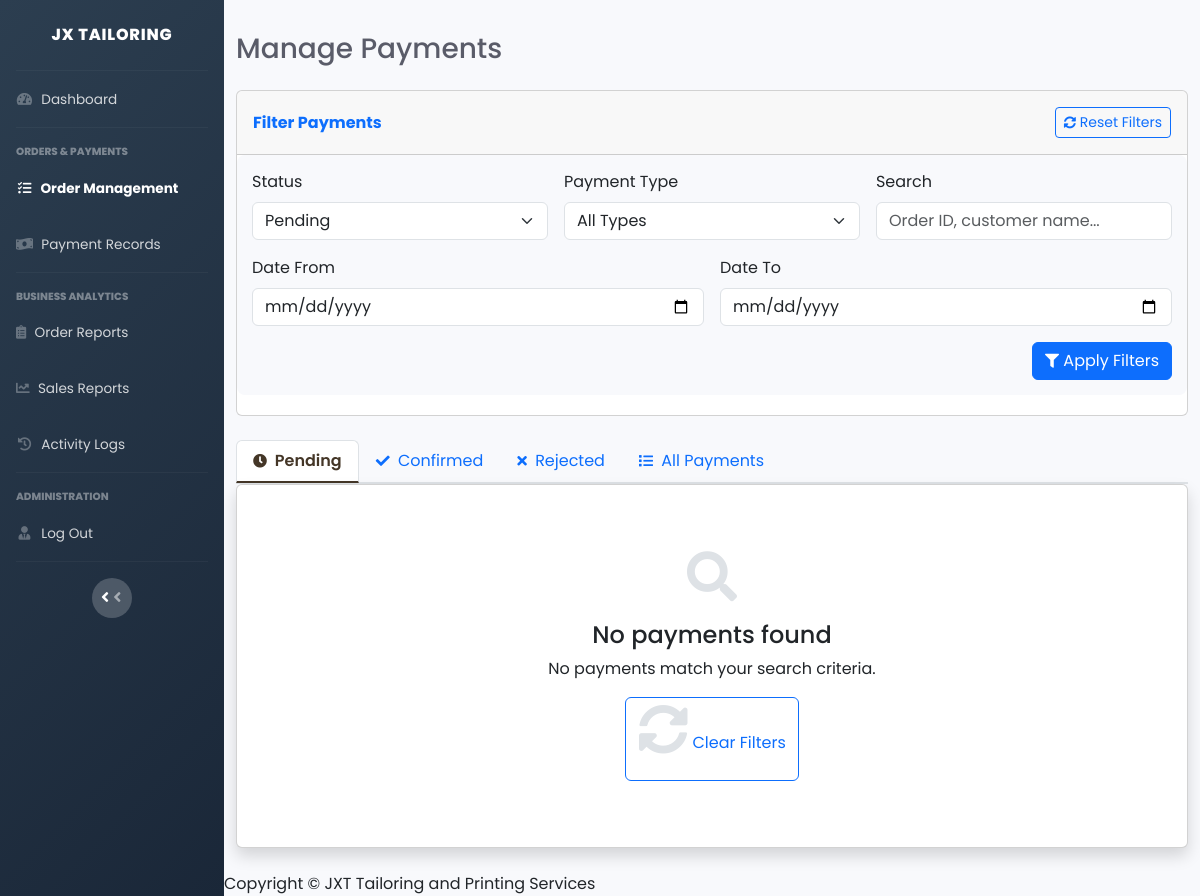
The app's page /manager/manage_orders.php (signed in), older data.
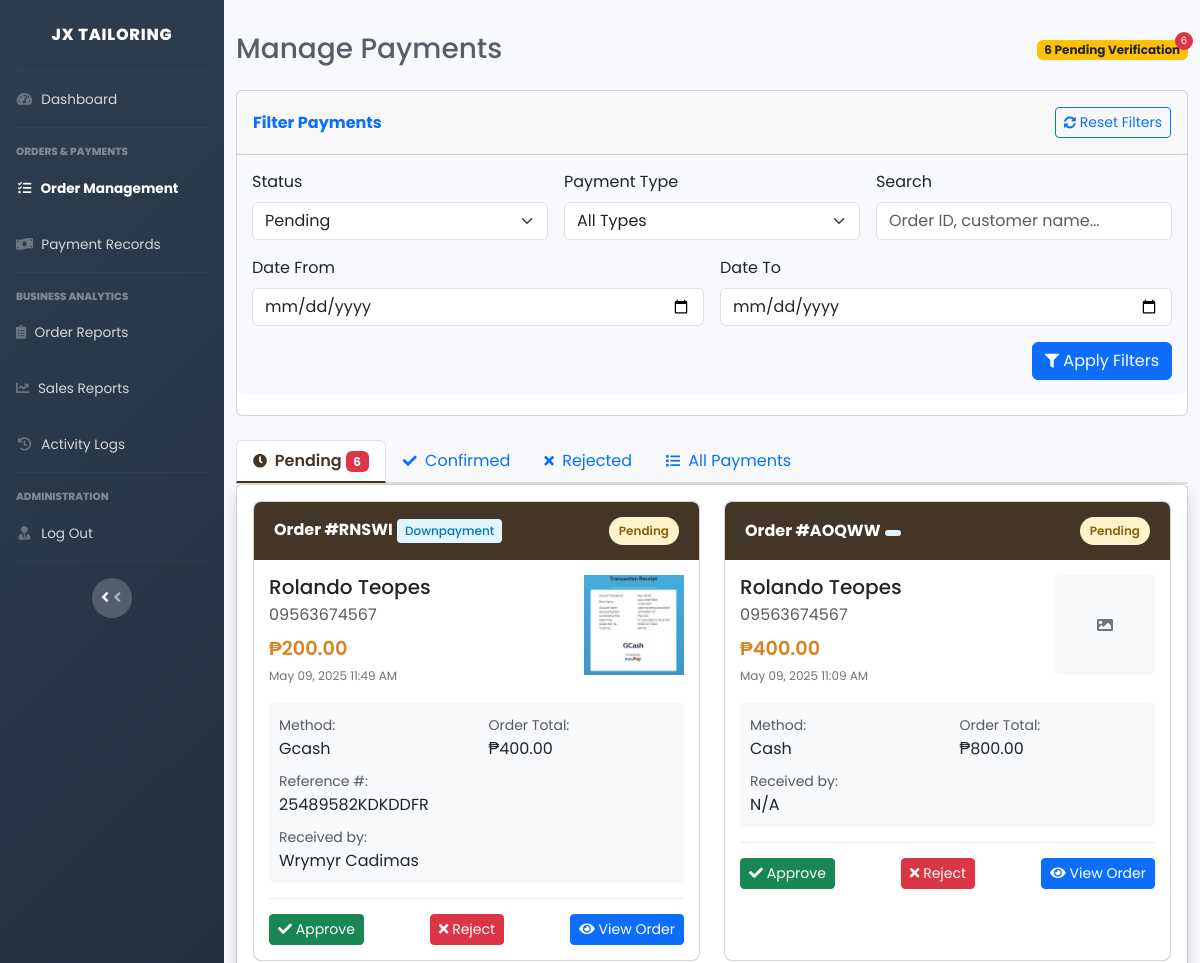
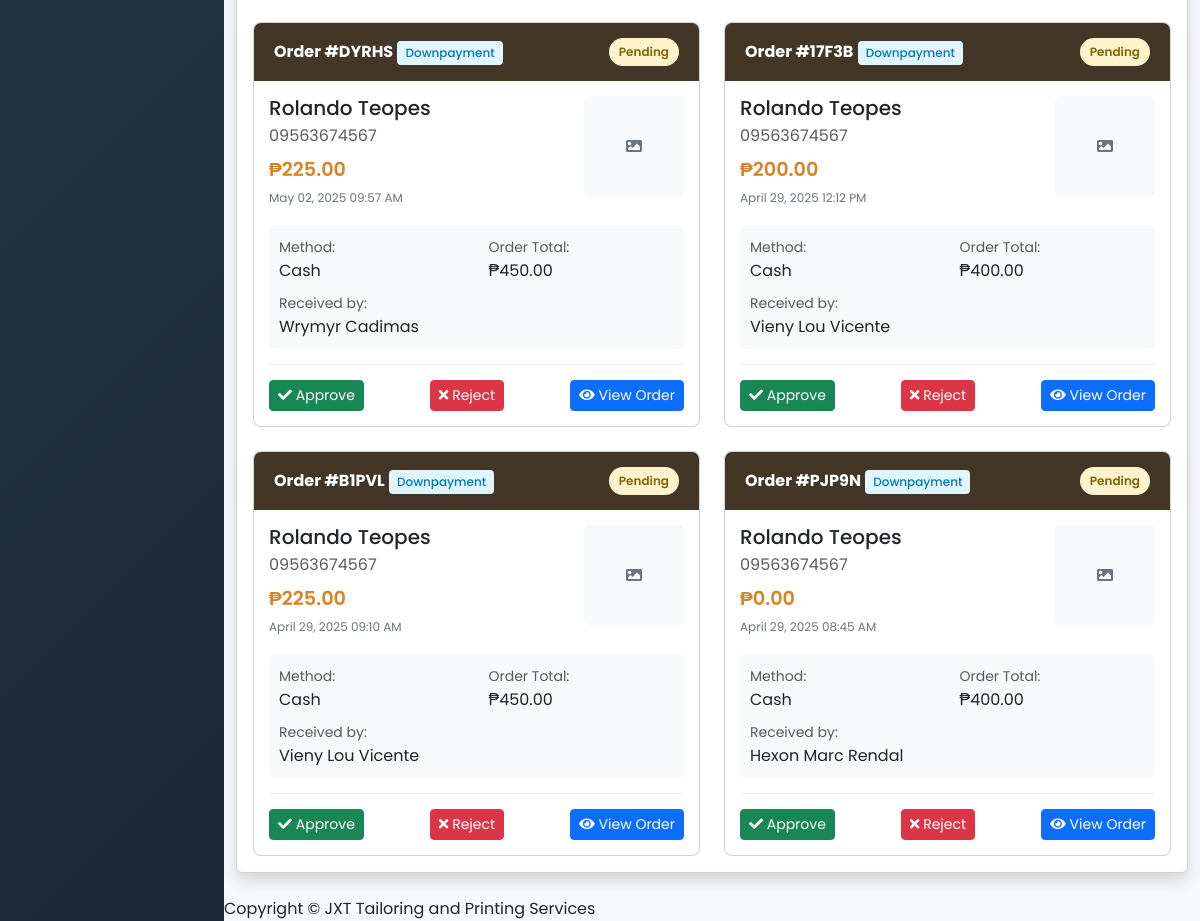
The same page, newer data (2 pictures, top to bottom).
### tables this page shows
CREATE TABLE `payments` (
  `payment_id` int(11) NOT NULL,
  `order_id` varchar(10) NOT NULL,
  `amount` decimal(10,2) NOT NULL,
  `payment_type` enum('downpayment','full_payment','balance') NOT NULL,
  `payment_method` enum('cash','gcash') NOT NULL,
  `transaction_reference` varchar(100) DEFAULT NULL,
  `received_by` int(11) DEFAULT NULL,
  `payment_date` timestamp NOT NULL DEFAULT current_timestamp(),
  `payment_status` enum('pending','under verification','confirmed','rejected') DEFAULT 'pending',
  `screenshot_path` varchar(255) DEFAULT NULL
);

CREATE TABLE `customers` (
  `customer_id` int(11) NOT NULL,
  `username` varchar(50) NOT NULL,
  `password` varchar(255) NOT NULL,
  `email` varchar(100) NOT NULL,
  `first_name` varchar(50) NOT NULL,
  `last_name` varchar(50) NOT NULL,
  `phone_number` varchar(20) DEFAULT NULL,
  `address` text DEFAULT NULL,
  `created_at` timestamp NOT NULL DEFAULT current_timestamp(),
  `updated_at` timestamp NOT NULL DEFAULT current_timestamp() ON UPDATE current_timestamp()
);

CREATE TABLE `orders` (
  `order_id` varchar(10) NOT NULL,
  `customer_id` int(11) NOT NULL,
  `order_type` enum('tailoring','sublimation') NOT NULL,
  `total_amount` decimal(10,2) NOT NULL,
  `downpayment_amount` decimal(10,2) NOT NULL,
  `payment_method` enum('cash','gcash') NOT NULL,
  `payment_status` enum('pending','downpayment_paid','fully_paid') DEFAULT 'pending',
  `order_status` enum('pending_approval','declined','approved','in_process','ready_for_pickup','completed') DEFAULT 'pending_approval',
  `staff_id` int(11) DEFAULT NULL,
  `manager_id` int(11) DEFAULT NULL,
  `notes` text DEFAULT NULL,
  `created_at` timestamp NOT NULL DEFAULT current_timestamp(),
  `updated_at` timestamp NOT NULL DEFAULT current_timestamp() ON UPDATE current_timestamp(),
  `screenshot_path` varchar(255) DEFAULT NULL,
  `status_history` text DEFAULT NULL
);

### manager/manage_orders.php (the view, shortened to what the rows shown need)
<?php
include '../db.php';
$filter_status = isset($_GET['status']) ? $_GET['status'] : 'pending';
$where_clauses = ["p.payment_status = ?"];
$params = [$filter_status];
$types = "s";
$where_str = implode(' AND ', $where_clauses);
$payments_per_page = 10;
$current_page = isset($_GET['page']) ? max(1, intval($_GET['page'])) : 1;
$offset = ($current_page - 1) * $payments_per_page;
$query = "SELECT p.*, o.total_amount, o.order_status, o.payment_status as order_payment_status,
          o.order_type, c.first_name, c.last_name, c.phone_number, c.email,
          CONCAT(u.first_name, ' ', u.last_name) as received_by_name,
          DATE_FORMAT(p.payment_date, '%M %d, %Y %h:%i %p') as formatted_date
          FROM payments p
          JOIN orders o ON p.order_id = o.order_id
          JOIN customers c ON o.customer_id = c.customer_id
          LEFT JOIN users u ON p.received_by = u.user_id
          WHERE $where_str
          ORDER BY p.payment_date DESC
          LIMIT ?, ?";
$params[] = $offset;
$params[] = $payments_per_page;
$types .= "ii";
$stmt = $conn->prepare($query);
$stmt->bind_param($types, ...$params);
$stmt->execute();
$result = $stmt->get_result();
$payments = $result->fetch_all(MYSQLI_ASSOC);
?>
<!DOCTYPE html>
<html lang="en">
<head>
    <link href="vendor/fontawesome-free/css/all.min.css" rel="stylesheet" type="text/css">
    <link href="css/sb-admin-2.min.css" rel="stylesheet">
    <link href="https://cdn.jsdelivr.net/npm/bootstrap@5.3.0/dist/css/bootstrap.min.css" rel="stylesheet">
    <link rel="stylesheet" href="https://cdn.jsdelivr.net/npm/sweetalert2@11.0.20/dist/sweetalert2.min.css">
</head>
<body id="page-top">
    <div id="wrapper">
        <div id="content-wrapper" class="d-flex flex-column">
            <div id="content">
                <div class="container-fluid">
                    <div class="d-sm-flex align-items-center justify-content-between mb-4">
                        <h1 class="h3 mb-0 text-gray-800">Manage Payments</h1>
                    </div>
                    <div class="card shadow mb-4">
                        <div class="card-body">
                            <?php if (count($payments) > 0): ?>
                                <div class="row row-cols-1 row-cols-md-2 g-4">
                                    <?php foreach ($payments as $payment): ?>
                                        <?php
                                            $paymentStatusClass = 'status-pending';
                                            $paymentTypeClass = 'type-downpayment';
                                        ?>
                                        <div class="col">
                                            <div class="card payment-card h-100">
                                                <div class="card-header-custom d-flex justify-content-between align-items-center">
                                                    <div>
                                                        <span class="fw-bold">Order #<?= htmlspecialchars($payment['order_id']) ?></span>
                                                        <span class="payment-type <?= $paymentTypeClass ?>">
                                                            <?= ucfirst(str_replace('_', ' ', $payment['payment_type'])) ?>
                                                        </span>
                                                    </div>
                                                    <span class="payment-status <?= $paymentStatusClass ?>">
                                                        <?= ucfirst($payment['payment_status']) ?>
                                                    </span>
                                                </div>
                                                <div class="payment-details">
                                                    <div class="d-flex justify-content-between align-items-start">
                                                        <div>
                                                            <h5 class="card-title mb-1"><?= htmlspecialchars($payment['first_name'] . ' ' . $payment['last_name']) ?></h5>
                                                            <p class="card-text text-muted mb-2"><?= htmlspecialchars($payment['phone_number']) ?></p>
                                                            <div class="payment-amount">₱<?= number_format($payment['amount'], 2) ?></div>
                                                            <small class="payment-date"><?= $payment['formatted_date'] ?></small>
                                                        </div>
                                                        <div>
                                                            <?php if (!empty($payment['screenshot_path']) && file_exists($payment['screenshot_path'])): ?>
                                                                <img src="<?= htmlspecialchars($payment['screenshot_path']) ?>"
                                                                     class="thumbnail-img"
                                                                     alt="Payment screenshot"
                                                                     data-bs-toggle="modal"
                                                                     data-bs-target="#imageModal"
                                                                     data-src="<?= htmlspecialchars($payment['screenshot_path']) ?>">
                                                            <?php else: ?>
                                                                <div class="placeholder-img">
                                                                    <i class="fas fa-image"></i>
                                                                </div>
                                                            <?php endif; ?>
                                                        </div>
                                                    </div>
                                                    <div class="order-info mt-3">
                                                        <div class="row">
                                                            <div class="col-6">
                                                                <small class="text-muted">Method:</small>
                                                                <div><?= ucfirst($payment['payment_method']) ?></div>
                                                            </div>
                                                            <div class="col-6">
                                                                <small class="text-muted">Order Total:</small>
                                                                <div>₱<?= number_format($payment['total_amount'], 2) ?></div>
                                                            </div>
                                                        </div>
                                                        <?php if (!empty($payment['transaction_reference'])): ?>
                                                        <div class="mt-2">
                                                            <small class="text-muted">Reference #:</small>
                                                            <div><?= htmlspecialchars($payment['transaction_reference']) ?></div>
                                                        </div>
                                                        <?php endif; ?>
                                                        <div class="mt-2">
                                                            <small class="text-muted">Received by:</small>
                                                            <div><?= htmlspecialchars($payment['received_by_name'] ?? 'N/A') ?></div>
                                                        </div>
                                                    </div>
                                                    <div class="payment-meta">
                                                        <?php if ($payment['payment_status'] == 'pending'): ?>
                                                            <div class="d-flex justify-content-between">
                                                                <button class="btn btn-sm btn-success approve-payment"
                                                                        data-id="<?= $payment['payment_id'] ?>"
                                                                        data-order-id="<?= $payment['order_id'] ?>"
                                                                        data-amount="<?= $payment['amount'] ?>"
                                                                        data-type="<?= $payment['payment_type'] ?>"
                                                                        data-order-total="<?= $payment['total_amount'] ?>">
                                                                    <i class="fas fa-check"></i> Approve
                                                                </button>
                                                                <button class="btn btn-sm btn-danger reject-payment"
                                                                        data-id="<?= $payment['payment_id'] ?>"
                                                                        data-order-id="<?= $payment['order_id'] ?>">
                                                                    <i class="fas fa-times"></i> Reject
                                                                </button>
                                                                <a href="view_order.php?id=<?= $payment['order_id'] ?>"
                                                                   class="btn btn-sm btn-primary">
                                                                    <i class="fas fa-eye"></i> View Order
                                                                </a>
                                                            </div>
                                                        <?php endif; ?>
                                                    </div>
                                                </div>
                                            </div>
                                        </div>
                                    <?php endforeach; ?>
                                </div>
                            <?php endif; ?>
                        </div>
                    </div>
                </div>
            </div>
        </div>
    </div>
</body>
</html>

Row changes from the older to the newer data that the page shows:
added payments: order "RNSWI", payment_type "Downpayment", payment_status "Pending", customers.first_name+last_name "Rolando Teopes", customers.phone_number "09563674567", amount "200.00", formatted_date "May 09, 2025 11:49 AM", screenshot_path (picture), payment_method "Gcash", order.total_amount "400.00", transaction_reference "25489582KDKDDFR", received_by_name "Wrymyr Cadimas"
added payments: order "AOQWW", payment_status "Pending", customers.first_name+last_name "Rolando Teopes", customers.phone_number "09563674567", amount "400.00", formatted_date "May 09, 2025 11:09 AM", payment_method "Cash", order.total_amount "800.00", received_by_name "N/A"
added payments: order "DYRHS", payment_type "Downpayment", payment_status "Pending", customers.first_name+last_name "Rolando Teopes", customers.phone_number "09563674567", amount "225.00", formatted_date "May 02, 2025 09:57 AM", payment_method "Cash", order.total_amount "450.00", received_by_name "Wrymyr Cadimas"
added payments: order "17F3B", payment_type "Downpayment", payment_status "Pending", customers.first_name+last_name "Rolando Teopes", customers.phone_number "09563674567", amount "200.00", formatted_date "April 29, 2025 12:12 PM", payment_method "Cash", order.total_amount "400.00", received_by_name "Vieny Lou Vicente"
added payments: order "B1PVL", payment_type "Downpayment", payment_status "Pending", customers.first_name+last_name "Rolando Teopes", customers.phone_number "09563674567", amount "225.00", formatted_date "April 29, 2025 09:10 AM", payment_method "Cash", order.total_amount "450.00", received_by_name "Vieny Lou Vicente"
added payments: order "PJP9N", payment_type "Downpayment", payment_status "Pending", customers.first_name+last_name "Rolando Teopes", customers.phone_number "09563674567", amount "0.00", formatted_date "April 29, 2025 08:45 AM", payment_method "Cash", order.total_amount "400.00", received_by_name "Hexon Marc Rendal"
Text that changed along with them:
$pending_count: (not shown) → "6"
text no longer shown: "No payments found No payments match your search criteria. Clear Filters"
text now shown: "Pending Verification"
